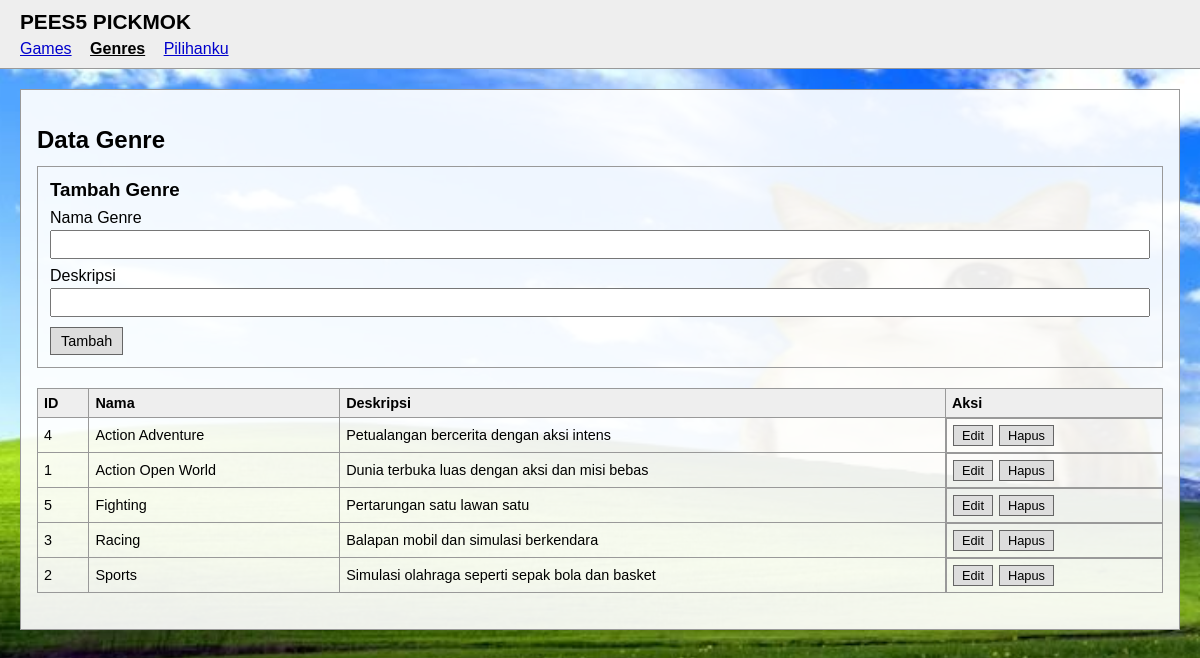
Screenshot of /index.php?page=genres with the database file from the repository.
### tables this page shows
CREATE TABLE genres (
    id          INT AUTO_INCREMENT PRIMARY KEY,
    name        VARCHAR(100) NOT NULL UNIQUE,
    description VARCHAR(255) NULL
);

### index.php (called while the page is built, shortened)
<?php
require_once __DIR__ . '/config/helpers.php';
require_once __DIR__ . '/class/Genre.php';
$page = $_GET['page'] ?? 'games';
require __DIR__ . '/view/header.php';
require __DIR__ . '/view/' . $page . '.php';
require __DIR__ . '/view/footer.php';

### config/helpers.php (called while the page is built, shortened)
<?php
function h($value): string
{
    return htmlspecialchars((string) $value, ENT_QUOTES, 'UTF-8');
}

### class/Genre.php (called while the page is built, shortened)
<?php
class Genre
{
    private PDO $db;
    public function __construct(PDO $db)
    {
        $this->db = $db;
    }
    public function getAll(): array
    {
        $stmt = $this->db->prepare("SELECT * FROM genres ORDER BY name ASC");
        $stmt->execute();
        return $stmt->fetchAll();
    }
}

### view/genres.php (the view, shortened to what this page needs)
<?php
$genre    = new Genre($db);
$editData = null;
$rows = $genre->getAll();
?>
<h2>Data Genre</h2>
<form method="post" class="card form">
    <h3><?= $editData ? 'Edit Genre' : 'Tambah Genre' ?></h3>
    <label>Nama Genre</label>
    <input type="text" name="name" maxlength="100" required value="<?= h($editData['name'] ?? '') ?>">
    <label>Deskripsi</label>
    <input type="text" name="description" maxlength="255" value="<?= h($editData['description'] ?? '') ?>">
    <div class="actions">
        <?php if ($editData): ?>
            <button type="submit" name="update" class="btn primary">Simpan Perubahan</button>
            <a href="index.php?page=genres" class="btn">Batal</a>
        <?php else: ?>
            <button type="submit" name="create" class="btn primary">Tambah</button>
        <?php endif; ?>
    </div>
</form>
<table class="card">
    <thead>
        <tr><th>ID</th><th>Nama</th><th>Deskripsi</th><th>Aksi</th></tr>
    </thead>
    <tbody>
    <?php foreach ($rows as $row): ?>
        <tr>
            <td><?= h($row['id']) ?></td>
            <td><?= h($row['name']) ?></td>
            <td><?= h($row['description']) ?></td>
            <td class="actions">
                <a href="index.php?page=genres&edit=<?= h($row['id']) ?>" class="btn small">Edit</a>
                <form method="post" onsubmit="return confirm('Hapus genre ini?')">
                    <button type="submit" name="delete" class="btn small danger">Hapus</button>
                </form>
            </td>
        </tr>
    <?php endforeach; ?>
    </tbody>
</table>

### style.css (style rules this page uses)
body { font-family: Arial, sans-serif; background: #7ab8f5 url('background.jpg') no-repeat center center fixed; background-size: cover; color: #000000; margin: 0; padding: 0; }
h2 { margin-bottom: 12px; }
.card { margin-bottom: 20px; }
.form { border: 1px solid #999999; padding: 12px; }
.form h3 { margin: 0 0 8px 0; }
.form label { display: block; margin: 8px 0 3px; }
.form input, .form select { width: 100%; padding: 5px; box-sizing: border-box; }
.actions { display: flex; gap: 6px; margin-top: 10px; align-items: center; }
td.actions { margin-top: 0; }
td.actions form { margin: 0; }
.btn { display: inline-block; padding: 5px 10px; border: 1px solid #666666; background: #dddddd; color: #000000; text-decoration: none; cursor: pointer; font-size: .9rem; }
.btn.small { padding: 2px 8px; font-size: .8rem; }
table { width: 100%; border-collapse: collapse; }
th, td { border: 1px solid #999999; padding: 6px; text-align: left; font-size: .9rem; }
th { background: #eeeeee; }

### rows the page displays
genres: id "4", name "Action Adventure", description "Petualangan bercerita dengan aksi intens"
genres: id "1", name "Action Open World", description "Dunia terbuka luas dengan aksi dan misi bebas"
genres: id "5", name "Fighting", description "Pertarungan satu lawan satu"
genres: id "3", name "Racing", description "Balapan mobil dan simulasi berkendara"
genres: id "2", name "Sports", description "Simulasi olahraga seperti sepak bola dan basket"
